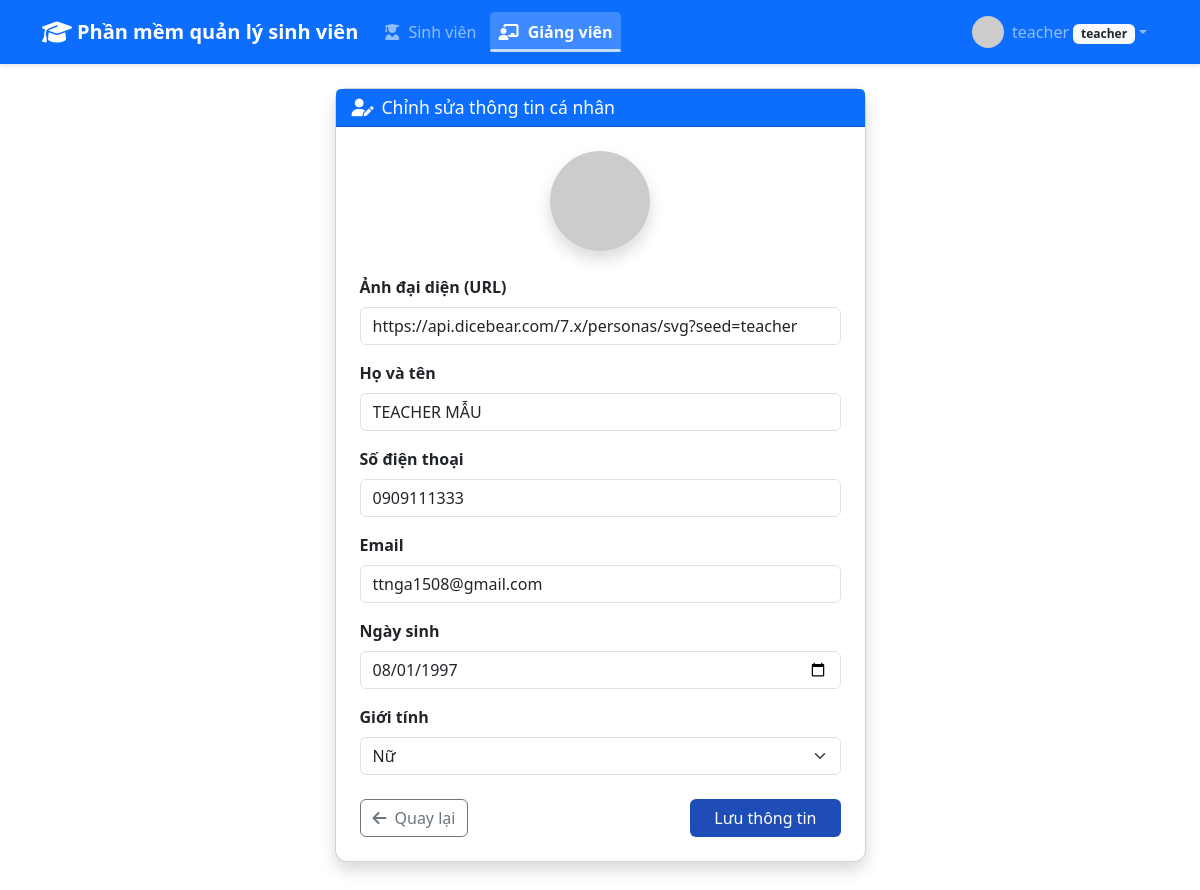
Page /teachers/edit-profile (signed in) on the committed database.
### app/models.py (models this page shows, shortened)
class User(db.Model, UserMixin):
    id = db.Column(db.Integer, primary_key=True)
    username = db.Column(db.String(64), unique=True, nullable=False)
    password_hash = db.Column(db.String(128), nullable=False)
    role = db.Column(db.String(20), nullable=False)
    email = db.Column(db.String(100), unique=True)
    fullname = db.Column(db.String(100))
    phone = db.Column(db.String(20))
    birthdate = db.Column(db.Date)
    gender = db.Column(db.String(10))
    avatar = db.Column(db.String(255))
    teacher_code = db.Column(db.String(20), unique=True)
    student_code = db.Column(db.String(20), unique=True)
    class_id = db.Column(db.Integer, db.ForeignKey('class.id'))
    score = db.Column(db.Float)
    updated_at = db.Column(db.DateTime, default=datetime.utcnow, onupdate=datetime.utcnow)
    reset_password_token = db.Column(db.String(128))
    reset_password_expires = db.Column(db.DateTime)
    classes = db.relationship('Class', secondary=teacher_class, backref='teachers')

### app/teachers/routes.py (the view, shortened to what this page needs)
@teachers_bp.route('/edit-profile', methods=['GET', 'POST'])
@login_required
@teacher_required
def edit_profile():
    form = TeacherProfileForm(obj=current_user)
    return render_template('teachers/edit_profile.html', form=form)

### app/forms.py
class TeacherProfileForm(FlaskForm):
    avatar = StringField('Ảnh đại diện (URL)', validators=[Optional(), Length(max=255)])
    fullname = StringField('Họ và tên', validators=[DataRequired(), Length(max=100)])
    phone = StringField('Số điện thoại', validators=[Optional(), Length(max=20)])
    birthdate = DateField('Ngày sinh', format='%Y-%m-%d', validators=[Optional()])
    gender = SelectField('Giới tính', choices=[('Nam', 'Nam'), ('Nữ', 'Nữ'), ('Khác', 'Khác')], validators=[Optional()])
    email = StringField('Email', validators=[Optional(), Email(), Length(max=100)])
    submit = SubmitField('Lưu thông tin')

### app/__init__.py (called while the page is built)
@login_manager.user_loader
def load_user(user_id):
    from app.models import User
    return User.query.get(int(user_id))

### app/rules/permissions.py (called while the page is built)
def teacher_required(f):
    @wraps(f)
    def decorated_function(*args, **kwargs):
        if not current_user.is_authenticated or current_user.role != 'teacher':
            flash('Bạn không có quyền truy cập chức năng này.', 'danger')
            return redirect(url_for('index'))
        return f(*args, **kwargs)
    return decorated_function

### app/templates/teachers/edit_profile.html (shortened to what this page needs)
{% extends 'base.html' %}
{% block content %}
<div class="container mt-4" style="margin-bottom: 40px;">
    <div class="row justify-content-center">
        <div class="col-md-8 col-lg-6">
            <div class="card shadow">
                <div class="card-header bg-primary text-white">
                    <h6 class="mb-0" style="font-size:1.1rem;"><i class="fas fa-user-edit me-2" style="font-size:1.1rem;"></i>Chỉnh sửa thông tin cá nhân</h6>
                </div>
                <div class="card-body p-4">
                    <form method="POST">
                        <div class="mb-3 text-center">
                            <img src="{{ form.avatar.data or current_user.avatar or 'https://api.dicebear.com/7.x/adventurer/png?seed=teacher' }}" class="rounded-circle shadow mb-2" width="100" height="100" alt="Avatar">
                        </div>
                        <div class="mb-3">
                            {{ form.avatar.label(class="form-label fw-bold") }}
                            {{ form.avatar(class="form-control", placeholder="Nhập URL ảnh đại diện") }}
                        </div>
                        <div class="mb-3">
                            {{ form.fullname.label(class="form-label fw-bold") }}
                            {{ form.fullname(class="form-control", placeholder="Nhập họ và tên") }}
                        </div>
                        <div class="mb-3">
                            {{ form.phone.label(class="form-label fw-bold") }}
                            {{ form.phone(class="form-control", placeholder="Nhập số điện thoại") }}
                        </div>
                        <div class="mb-3">
                            {{ form.email.label(class="form-label fw-bold") }}
                            {{ form.email(class="form-control", placeholder="Nhập email") }}
                        </div>
                        <div class="mb-3">
                            {{ form.birthdate.label(class="form-label fw-bold") }}
                            {{ form.birthdate(class="form-control", type="date") }}
                        </div>
                        <div class="mb-3">
                            {{ form.gender.label(class="form-label fw-bold") }}
                            {{ form.gender(class="form-select") }}
                        </div>
                        <div class="d-flex justify-content-between mt-4">
                            <a href="{{ url_for('teachers.teacher_list') }}" class="btn btn-outline-secondary">
                                <i class="fas fa-arrow-left me-2"></i>Quay lại
                            </a>
                            {{ form.submit(class="btn btn-primary px-4") }}
                        </div>
                    </form>
                </div>
            </div>
        </div>
    </div>
</div>
{% endblock %}

### app/templates/base.html (shortened to what this page needs)
<!DOCTYPE html>
<html lang="vi">
<head>
    <link href="https://cdn.jsdelivr.net/npm/bootstrap@5.3.0-alpha1/dist/css/bootstrap.min.css" rel="stylesheet">
    <link rel="stylesheet" href="https://cdnjs.cloudflare.com/ajax/libs/font-awesome/6.1.1/css/all.min.css">
    <link rel="stylesheet" href="{{ url_for('static', filename='css/styles.css') }}">
</head>
<body>
    <nav class="navbar navbar-expand-lg navbar-dark bg-primary">
        <div class="container d-flex align-items-center justify-content-between">
            <span class="navbar-brand mb-0 d-flex align-items-center">
                <i class="fas fa-graduation-cap logo-icon"></i> Phần mềm quản lý sinh viên
            </span>
            <div class="collapse navbar-collapse" id="navbarNav">
                <ul class="navbar-nav">
                    {% if current_user.is_authenticated %}
                    {% if current_user.role == 'student' %}
                        <li class="nav-item">
                            <a class="nav-link {% if request.path.startswith('/students') %}active{% endif %}" href="{{ url_for('students.student_list') }}">
                                <i class="fas fa-user-graduate"></i> Sinh viên
                            </a>
                        </li>
                    {% else %}
                        <li class="nav-item">
                            <a class="nav-link {% if request.path.startswith('/students') %}active{% endif %}" href="{{ url_for('students.student_list') }}">
                                <i class="fas fa-user-graduate"></i> Sinh viên
                            </a>
                        </li>
                        {% if current_user.role == 'admin' or current_user.role == 'teacher' %}
                        <li class="nav-item">
                            <a class="nav-link {% if request.path.startswith('/teachers') %}active{% endif %}" href="{{ url_for('teachers.teacher_list') }}">
                                <i class="fas fa-chalkboard-teacher"></i> Giảng viên
                            </a>
                        </li>
                        {% endif %}
                    {% endif %}
                    {% endif %}
                </ul>
                <ul class="navbar-nav ms-auto">
                    {% if current_user.is_authenticated %}
                    <li class="nav-item dropdown">
                        <a class="nav-link dropdown-toggle d-flex align-items-center" href="#" id="userDropdown" role="button" data-bs-toggle="dropdown" aria-expanded="false">
                            <div class="user-avatar overflow-hidden me-2">
                                {% if current_user.avatar %}
                                    <img src="{{ current_user.avatar }}" alt="avatar" style="width:32px;height:32px;object-fit:cover;border-radius:50%;">
                                {% else %}
                                    <i class="fas fa-user fa-lg"></i>
                                {% endif %}
                            </div>
                            <span>{{ current_user.username }} <small class="badge bg-light text-dark">{{ current_user.role }}</small></span>
                        </a>
                    </li>
                    {% else %}
                    <li class="nav-item">
                        <a class="nav-link" href="{{ url_for('auth.login') }}">
                            <i class="fas fa-sign-in-alt"></i> Đăng nhập
                        </a>
                    </li>
                    {% endif %}
                </ul>
            </div>
        </div>
    </nav>
    <div class="custom-container mt-4">
        {% block content %}{% endblock %}
    </div>
</body>
</html>

### app/static/css/styles.css (style rules this page uses)
:root { --primary-color: #1e4db7; --hover-color: #1d4ed8; --bs-font-monospace: SFMono-Regular, Menlo, Monaco, Consolas, "Liberation Mono", "Courier New", monospace; --bs-font-cabin: Cabin, sans-serif; }
.btn-primary { background-color: var(--primary-color); border: none; transition: all 0.3s ease; }
.navbar { box-shadow: 0 2px 4px rgba(0,0,0,0.1); }
.card { border-radius: 12px; transition: transform 0.2s ease; }
.custom-container { width: 100%; max-width: 100%; margin-left: auto; margin-right: auto; padding-left: 15px; padding-right: 15px; }
@media (min-width: 576px) { .custom-container { max-width: 540px; } }
@media (min-width: 768px) { .custom-container { max-width: 720px; } }
@media (min-width: 992px) { .custom-container { max-width: 960px; } }
@media (min-width: 1200px) { .custom-container { max-width: 1140px; } }
.navbar-nav .nav-link { padding: 0.5rem 1rem; border-radius: 5px; transition: all 0.3s; margin: 0 3px; }
.navbar-nav .nav-link i { margin-right: 5px; }
.navbar-nav .nav-link.active { background-color: rgba(255, 255, 255, 0.2); font-weight: 600; position: relative; }
.navbar-nav .nav-link.active::after { content: ''; position: absolute; bottom: 0; left: 0; width: 100%; height: 3px; background-color: rgba(255, 255, 255, 0.7); border-radius: 3px; }
body { overflow-x: hidden; }
.navbar { padding-top: 0.5rem; padding-bottom: 0.5rem; }
.logo-icon { font-size: 1.5rem; margin-right: 5px; vertical-align: middle; }
.navbar-brand { font-weight: 600; font-size: 1.25rem; margin-right: 1rem; }

### rows in the picture
User: username "teacher", role "teacher", avatar "https://api.dicebear.com/7.x/personas/svg?seed=teacher", fullname "TEACHER MẪU", phone "0909111333", email "ttnga1508@gmail.com", birthdate "08/01/1997", gender "Nữ"
